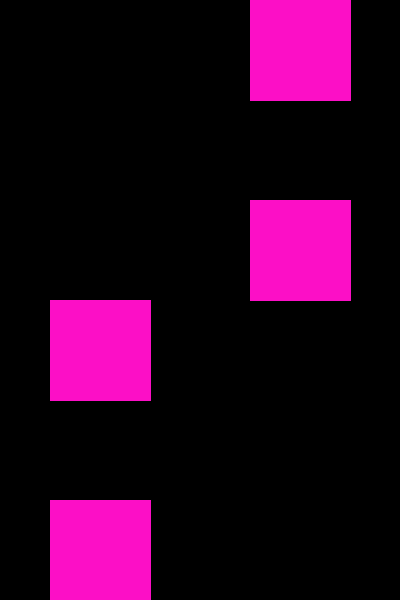
Frame 1 (no input)
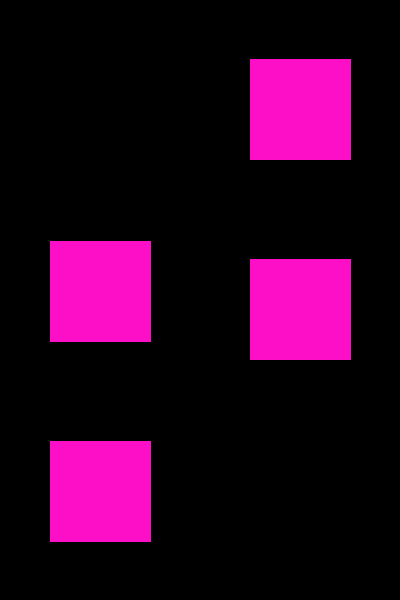
Frame 60 (the mouse pressed at the canvas centre just before this capture)
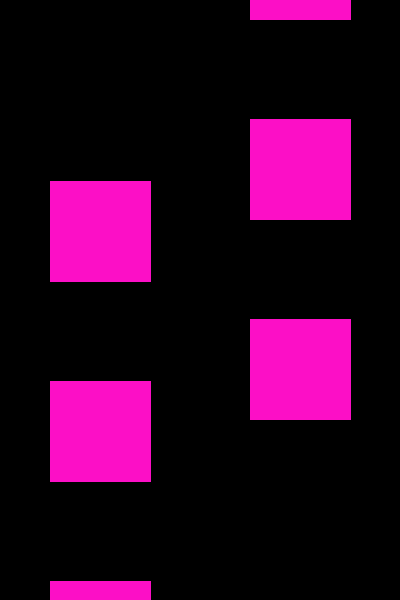
Frame 120 (the mouse held since frame 60 and released just before this capture)

The Processing sketch that drew these frames (run headless with seeded random() and noise(); from frame 60 on, the mouse is pressed at the canvas centre):

// Processing sketch: processing_112516
// ── processing_112516.pde

float x = 0;
  
// The statements in the setup() function
// run once when the program begins
void setup() {
  size(400, 600);  // Size should be the first statement
  stroke(252,15,198);     // Set stroke color to white
  
  loop();
   
  x = height * 0.5;
}
 
// The statements in draw() are run until the
// program is stopped. Each statement is run in
// sequence and after the last line is read, the first
// line is run again.
void draw() {
  background(0);   // Set the background to black
  fill(252,15,198);
  rect(50,x,100,100);
  rect(50,x+200,100,100);
  rect(50,x+400,100,100);
  rect(250,-x+500,100,100);
  rect(250,-x+300,100,100);
  rect(250,-x+100,100,100);
   
  x = x - 1;
  if (x < 0) {
    x = height;
  }
}
 
void mousePressed() {
  loop();
}
